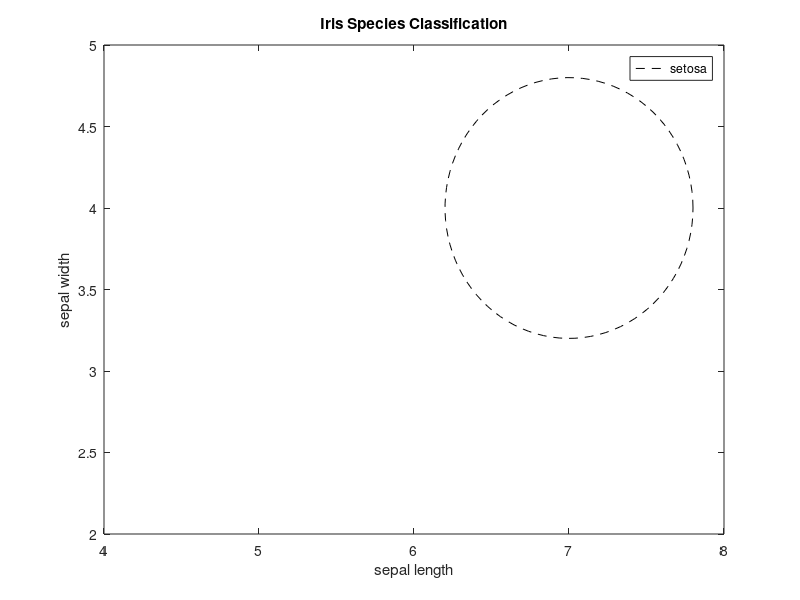

Write the MATLAB code that produced this figure. (Note: this script raises an error after producing the figure.)
% load data, set k=5
setosa = load("iris_setosa.txt");
versicolor = load("iris_versicolor.txt");
virginica = load("iris_virginica.txt");
k=5;

% Put the three species into a data matrix.
% use sepal length and sepal width for classification.
X = [setosa(:,1:2);versicolor(:,1:2);virginica(:,1:2)];

% Add a third column that has the class labels.
% label -1 for setosa, 0 for versicolor, and 1 for virginica.
temp = zeros(50,1)-ones(50,1);
X(:,3) = [temp;zeros(50,1);ones(50,1)];

% Designate a point in the space to classify.
% Make the third element '99' to indicate
% missing class label.
x = [7,4,99];

% Create a matrix with the new observation
% as the first row and the remaining ones as the
% observed data.
Xn = [x ; X];

% First, get the pairwise distances.
D = squareform(pdist(Xn(:,1:2)));

% Then, find the ones closest to the new point.
% Do this by looking in the first row or column.
% Choose one 5 nearest neighbors
[pd, ind ] = sort(D(:,1));
distKNN = pd(2:k+1,:);

% Find the frequency of classes within the 5
% nearest neighbors.
tabulate(Xn(ind(2:6),3)); 

% Plot the scatter plot, the new sample, the radius of nearest neighbors
figure(1)
hold on
gscatter(X(:,1),X(:,2),X(:,3));
plot(x(1),x(2),'*');
theta = linspace(0,2*pi);
xi = distKNN(k,1)*cos(theta) + Xn(1,1);
yi = distKNN(k,1)*sin(theta) + Xn(1,2);
plot(xi,yi,'--k');

% Add legend, label, and title.
title('Iris Species Classification');
legend('setosa','versicolor','verginica','New Sample');
xlabel('sepal length');
ylabel('sepal width');
axis([4 8 2 5])
hold off

% Test Model
% k=5 feature=sepal length, sepal width
[X1,Y1]=TestModel(5,1,2);
% k=10 feature=sepal length, sepal width
[X2,Y2]=TestModel(10,1,2);
% k=5 feature=petal length, petal width
[X3,Y3]=TestModel(5,3,4);
% k=10 feature=petal length, petal width
[X4,Y4]=TestModel(10,3,4);

% Plot
figure(2)
hold on
plot(Y1{1,2},X1{1,2},'LineWidth',2);
plot(Y2{1,2},X2{1,2},'LineWidth',2);
plot(Y4{1,2},X4{1,2},'LineWidth',2);
plot(Y3{1,2},X3{1,2},'--','LineWidth',2);


% Define title, legend, label.
title('ROC of each model');
legend('k=5 feature=sepal length, sepal width','k=10 feature=sepal length, sepal width','k=5 feature=petal length, petal width','k=10 feature=patal length, petal width');
xlabel('False Positive Rate');
ylabel('True Positive Rate');
hold off
